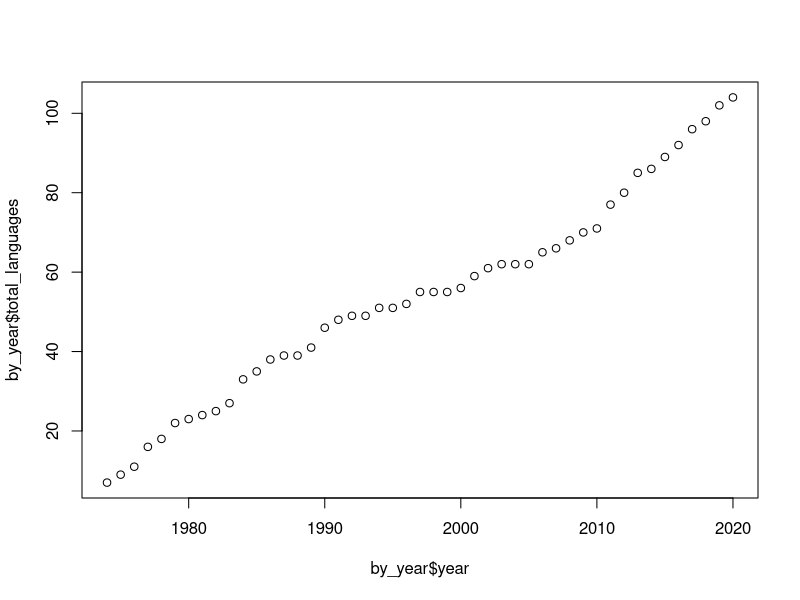
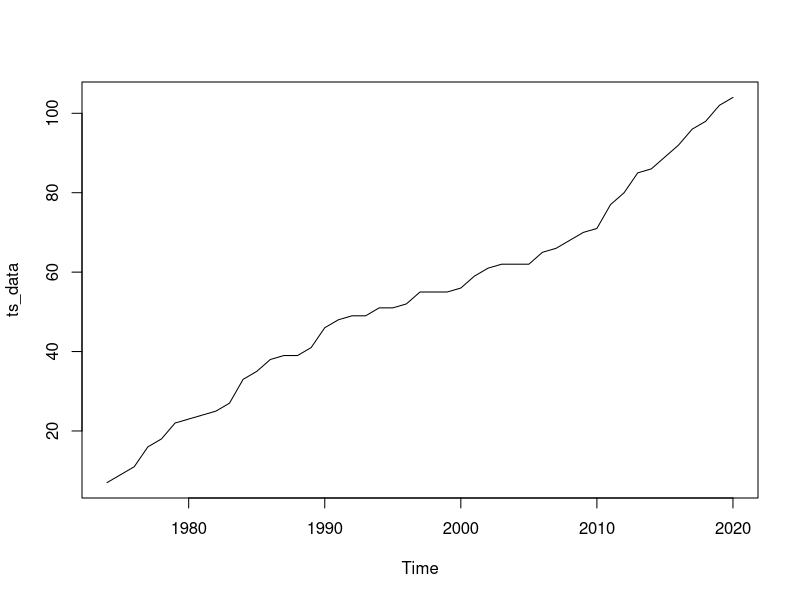
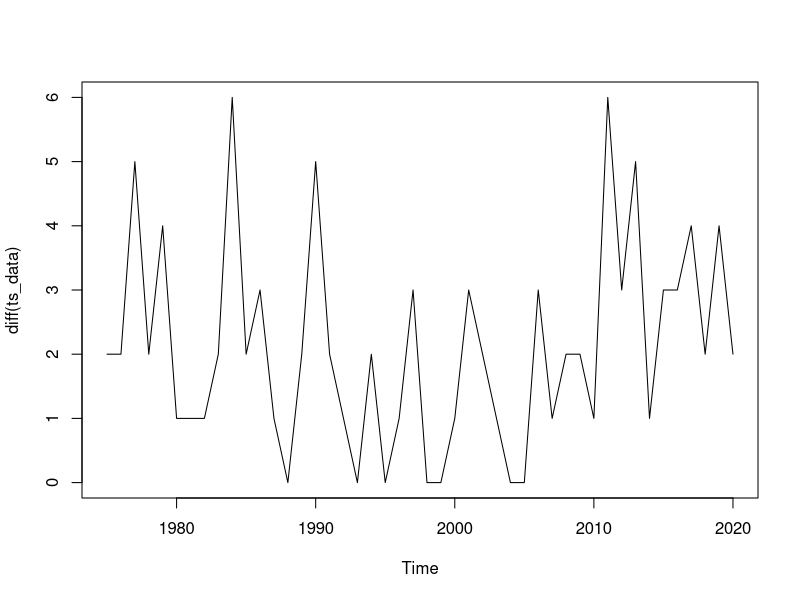
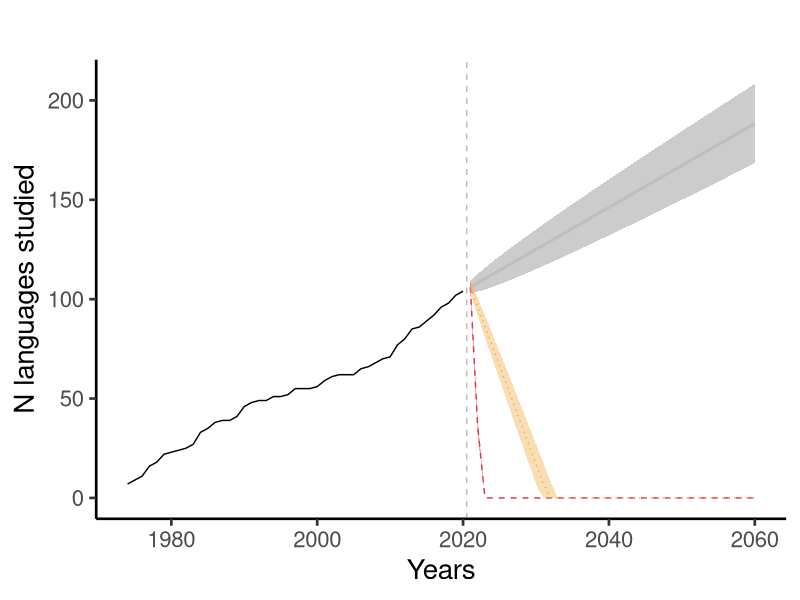
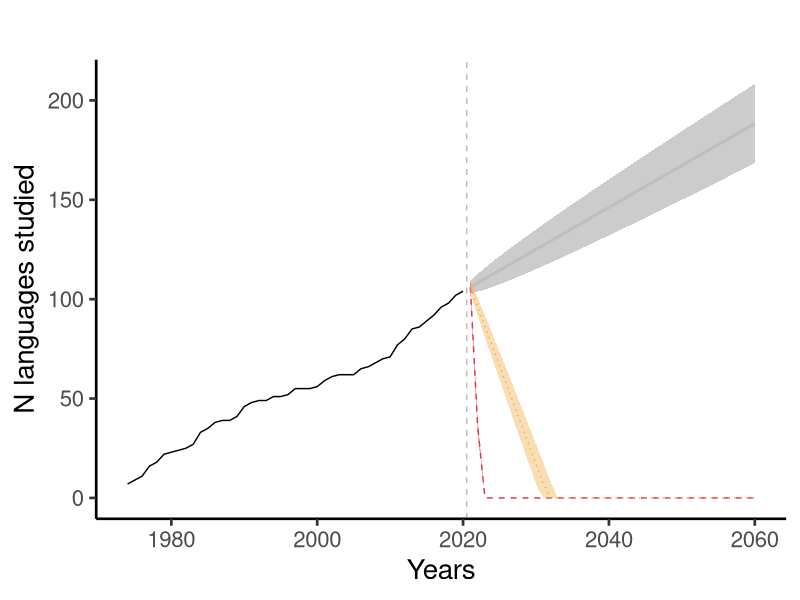

Generate these figures, in order, with R:
## Model the number of new langauges by year 
suppressPackageStartupMessages({
  library(dplyr)
  library(ggplot2)
  library(forecast)
})

kiddgarcia = read.csv('data/journal_archive_data_2021.csv', sep = ";")
egids = read.csv("processed_data/language_endangerment.csv")

# calculate the number of new languages studied per year
by_year = kiddgarcia %>% 
  group_by(year) %>% 
  summarise(n_articles = n())

# Total number of languages studied
years = split(kiddgarcia$language, f = kiddgarcia$year)

by_year$total_languages = NA
studied_languages = unique(years[[1]])
by_year$total_languages[1] = n_distinct(studied_languages)

for(i in 2:length(years)){
  # what languages were studied this year
  new_year = unique(years[[i]])
  
  # How many of those are new languages
  new_total = by_year$total_languages[i - 1] + sum(!new_year %in% studied_languages)
  by_year$total_languages[i] = new_total
  
  # add the new languages to the studied languages pile 
  new_languages = new_year[!new_year %in% studied_languages]
  studied_languages = c(studied_languages, new_languages)
}

# check final value is right
by_year$total_languages[nrow(by_year)] == n_distinct(kiddgarcia$language)

## Plot over time
plot(x = by_year$year, y = by_year$total_languages)


## ARIMA models ####

ts_data = ts(by_year$total_languages, start = c(1974, 1), frequency = 1)
plot(ts_data)
plot(diff(ts_data))

ARIMAfit = auto.arima(ts_data, approximation = FALSE, trace = FALSE)
summary(ARIMAfit)
n_years = 40
fvalues <- forecast(ARIMAfit, n_years)

## Net languages over time
loss_peryear_child = c(0, rep(72, n_years - 1))
loss_peryear_spoke = c(0, rep(12, n_years - 1))
pred = data.frame(fvalues$mean, fvalues$lower, fvalues$upper)

changes_child = apply(pred, 2, function(x) x - cumsum(loss_peryear_child))
changes_child = data.frame(changes_child)

language_loss_child = cbind(years = 2021:2060, changes_child)
language_loss_child$fvalues.mean = ifelse(language_loss_child$fvalues.mean < 0, 0, language_loss_child$fvalues.mean)
language_loss_child$X95. = ifelse(language_loss_child$X95. < 0, 0, language_loss_child$X95.)
language_loss_child$X95..1 = ifelse(language_loss_child$X95..1 < 0, 0, language_loss_child$X95..1)

changes_spoke = apply(pred, 2, function(x) x - cumsum(loss_peryear_spoke))
changes_spoke = data.frame(changes_spoke)

language_loss_spoke = cbind(years = 2021:2060, changes_spoke)
language_loss_spoke$fvalues.mean = ifelse(language_loss_spoke$fvalues.mean < 0, 0, language_loss_spoke$fvalues.mean)
language_loss_spoke$X95. = ifelse(language_loss_spoke$X95. < 0, 0, language_loss_spoke$X95.)
language_loss_spoke$X95..1 = ifelse(language_loss_spoke$X95..1 < 0, 0, language_loss_spoke$X95..1)

pp = 
  ggplot(data = by_year, aes(x = year, y = total_languages)) + 
  geom_line() + 
  # Predicted increase
  geom_smooth(data = pred, aes(y = fvalues.mean, x = 2021:2060, ymin = X95., ymax = X95..1), col = "grey", stat = "identity", alpha = 0.5) + 
  theme_classic(base_size = 20) + 
  # Children spoken languages losees
  geom_line(data = language_loss_child, aes(x = years, y = fvalues.mean), col = "#ea324c", lty = "dashed") +
  geom_smooth(data = language_loss_child, aes(x = years, y = fvalues.mean, ymin = X95., ymax =X95..1), fill = "#ea324c", stat = "identity", linetype=0) +
  # geom_smooth(data = language_loss_child, aes(x = years, y = fvalues.mean, ymin = X95., ymax =X95..1), col = "#3366FF", alpha = 0.4, stat = "identity") + 
  # Spoken Language losees
  geom_line(data = language_loss_spoke, aes(x = years, y = fvalues.mean), col = "#f2ac42", lty = "dotted") +
  geom_smooth(data = language_loss_spoke, aes(x = years, y = fvalues.mean, ymin = X95., ymax =X95..1), fill = "#f2ac42", stat = "identity", linetype=0) +
  # geom_smooth(data = language_loss_spoke, aes(x = years, y = fvalues.mean, ymin = X95., ymax =X95..1), col = "#3366FF", alpha = 0.4, stat = "identity") + 
  ylim(c(0, 210)) +
  xlab("Years") +
  ylab("N languages studied") + 
  geom_vline(aes(xintercept = 2020.5), col = "grey", lty = "dashed") + 
  ggtitle("")

pp

ggsave(plot = pp, file = "figures/arima_forecasts.png", width = 210, height = 100, units = "mm")
